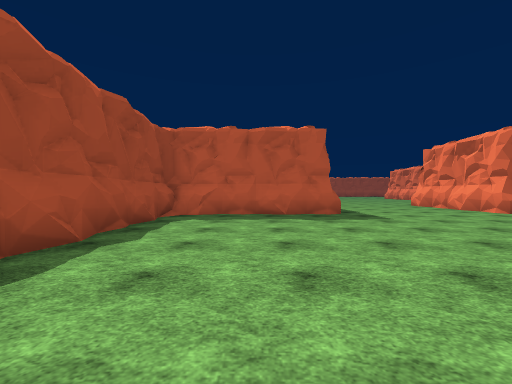
view 1 (above)

24 first-person views from a walk through a Unity game level. The camera is 1.3 m above the floor, looks level and sees 90° across. The floor is counted in squares, 2 m on a side. Each view is taken from the middle of a square. On the plan, view 1 faces up. The plan holds only what a view shows up to about 9 squares ahead; the rest is blank. The place goes on beyond the plan. The player is left out. Some surface patterns are stand-ins.

view 2
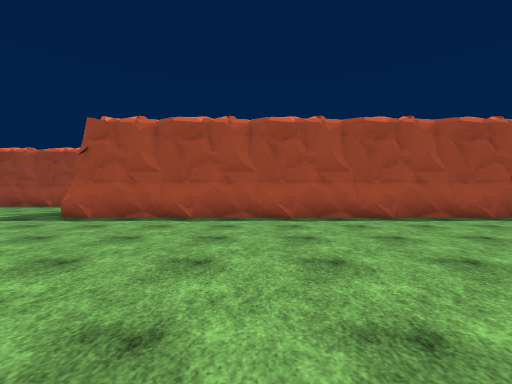

view 3
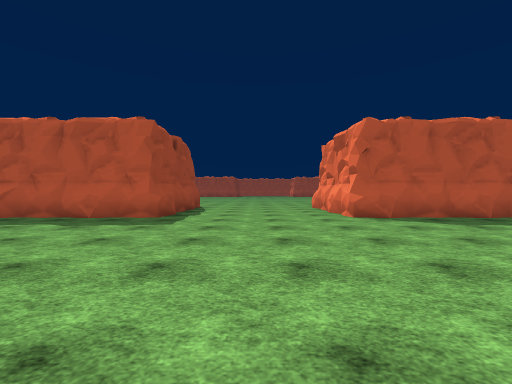

view 4
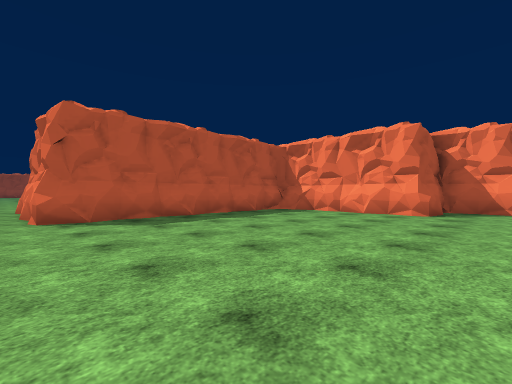

view 5
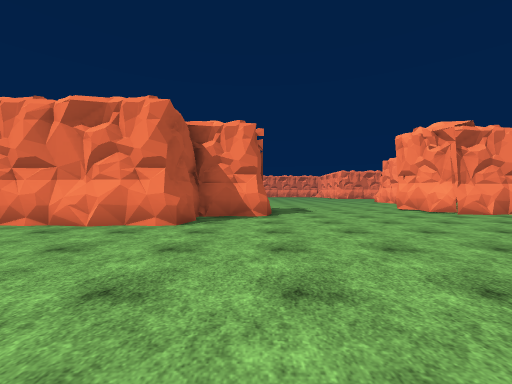

view 6
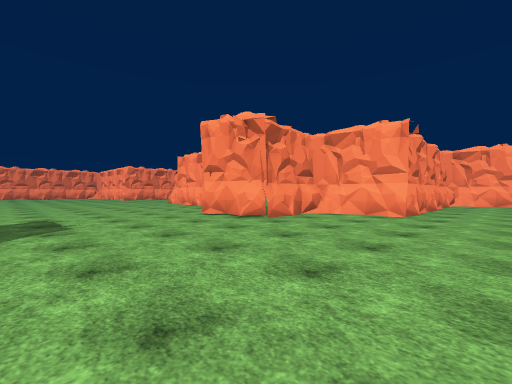

view 7
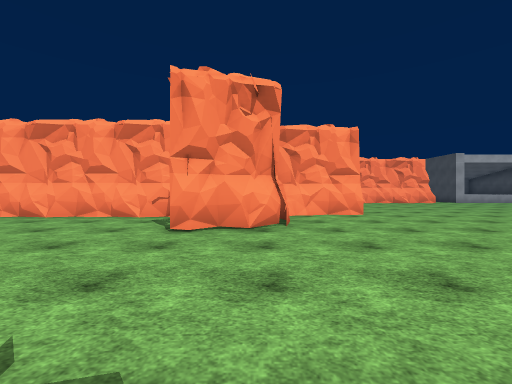

view 8
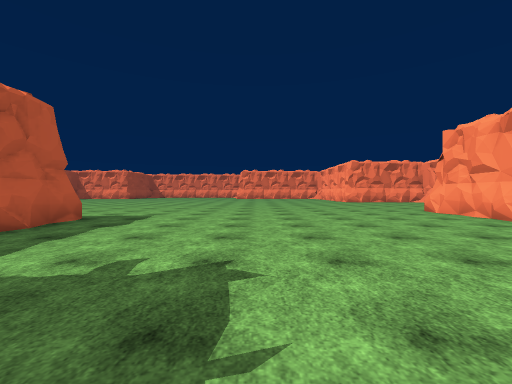

view 9
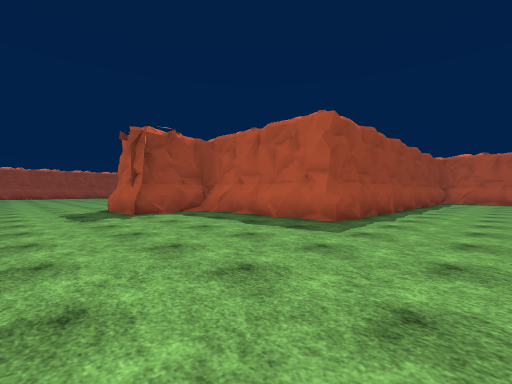

view 10
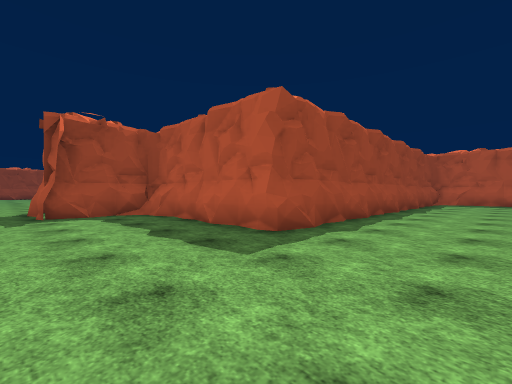

view 11
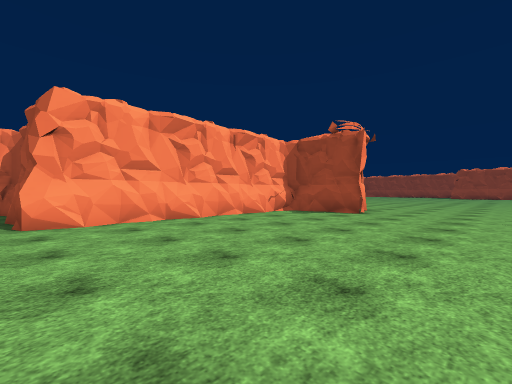

view 12
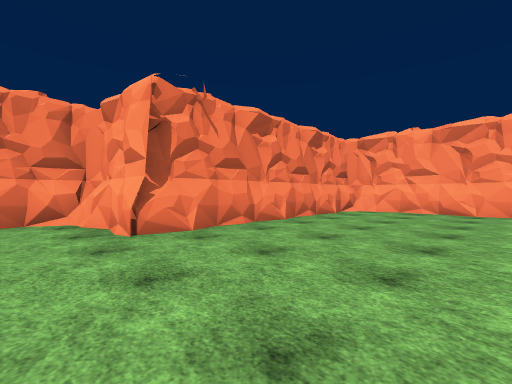

view 13
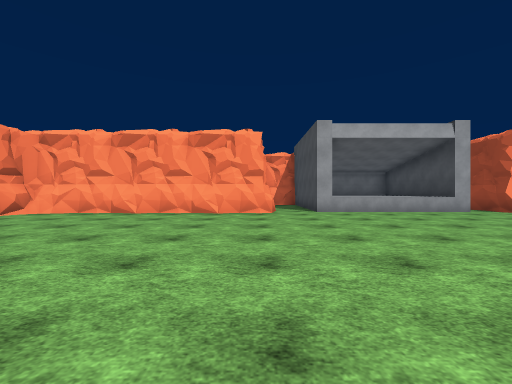

view 14
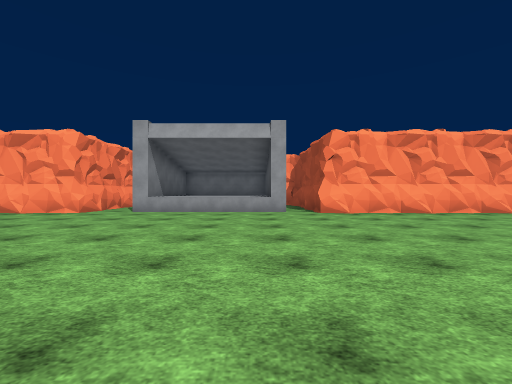

view 15
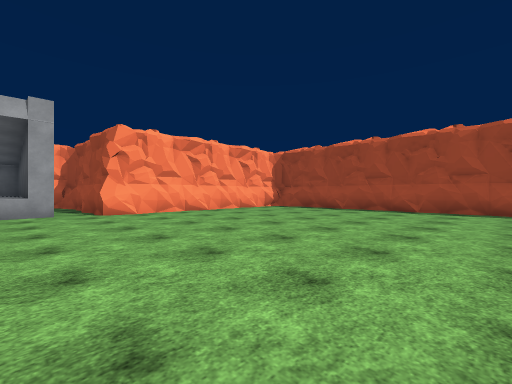

view 16
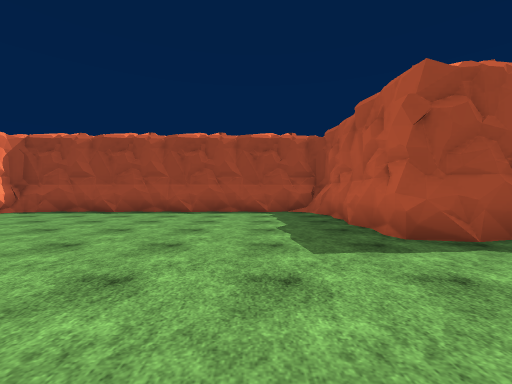

view 17
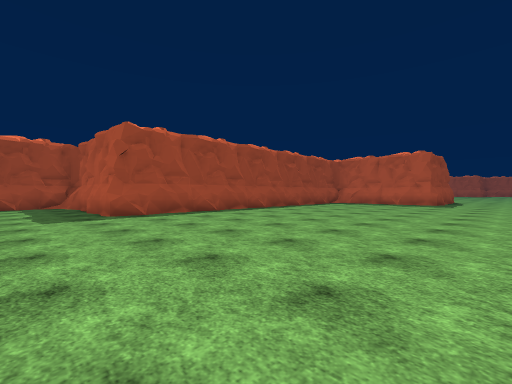

view 18
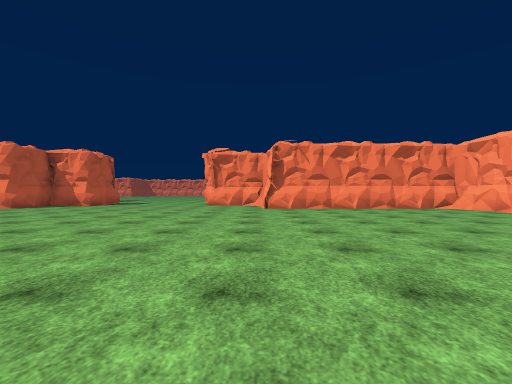

view 19
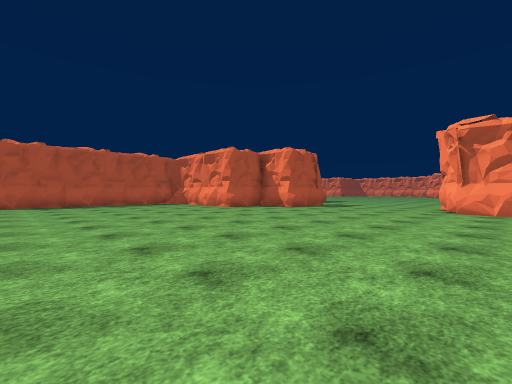

view 20
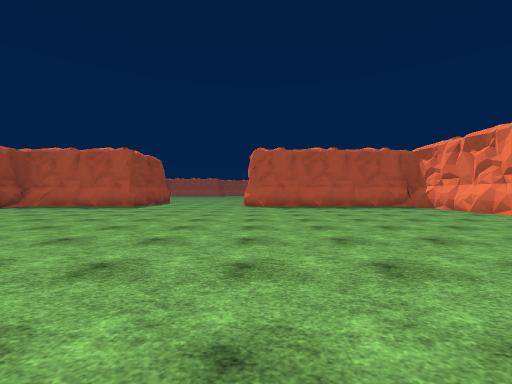

view 21
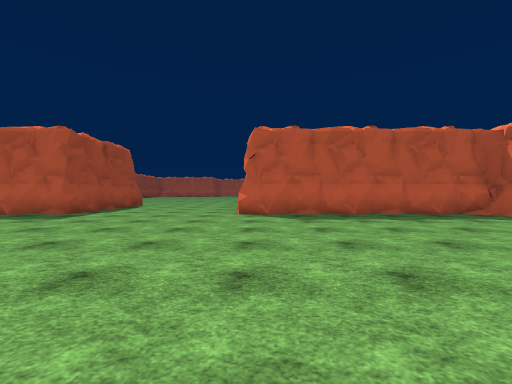

view 22
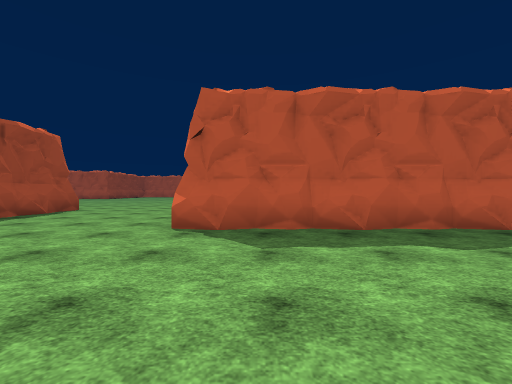

view 23
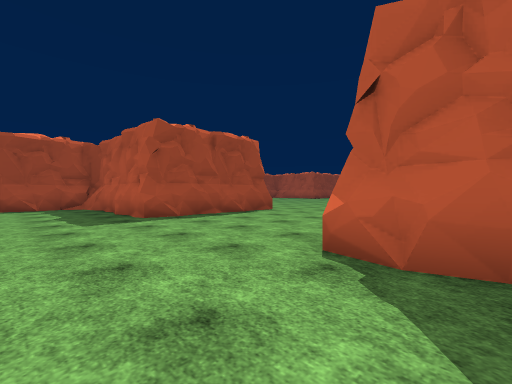

view 24
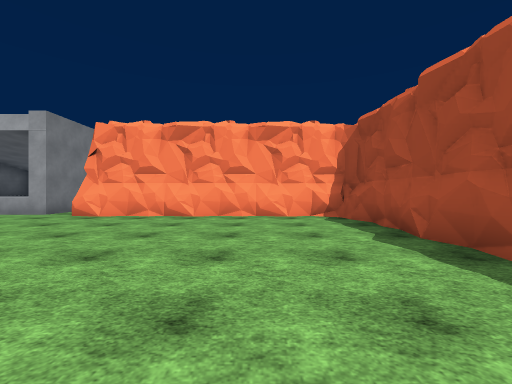

### Floor plan
Key: @ floor where view 1 was taken; # wall or solid block; . floor; ^ raised ledge; O other object.
Columns run from 8 left of view 1 to 27 right of it. Each row starts with its distance up from view 1.
 11           O.....O                 ..
 10           #.....#               #...
  9          ##.....##              O...
  8      #####O.....O###O###        #...
  7      #O................O        O...
  6      #.................#        #...
  5      #.................#        #...
  4      #.................##     # O...
  3      O.................O## OOOOOO...
  2      O...................###........
  1      #...................O##........
  0      #..@...........................
 -1      #..............................
 -2      O..............................
 -3      #........ .....................
 -4      #........  ...........O........
 -5 #OO#OO........ ...........O#........
 -6 #.........................##........
 -7 #........................O# O##O##OO
 -8 O...........  .........O###        O
 -9 #............ .........##          O
-10 #......................#           O
-11 #......................O           O
-12 O......................#           O
-13 #......................O
-14 #......................#
-15 #O###O##O.......O###O###
-16        ###^^^^#.##
-17         ##^

Where each view was taken, in squares from view 1:
view 1: 0 up, 0 right, facing up
view 2: 0 up, 4 right, facing left
view 3: 1 up, 5 right, facing up
view 4: 1 up, 7 right, facing up-right
view 5: 1 up, 10 right, facing right
view 6: 0 up, 13 right, facing down-right
view 7: 0 up, 18 right, facing down
view 8: 1 down, 18 right, facing right
view 9: 2 down, 27 right, facing up-left
view 10: 0 up, 27 right, facing up-left
view 11: 1 down, 27 right, facing down-left
view 12: 6 down, 11 right, facing down-right
view 13: 7 down, 8 right, facing down
view 14: 7 down, 2 right, facing down
view 15: 7 down, 2 right, facing down-left
view 16: 7 down, 1 right, facing left
view 17: 7 down, 5 right, facing up-left
view 18: 7 down, 5 right, facing right
view 19: 6 down, 8 right, facing up-right
view 20: 4 down, 8 right, facing up
view 21: 0 up, 8 right, facing up
view 22: 3 up, 9 right, facing up
view 23: 5 up, 9 right, facing up-left
view 24: 8 down, 5 left, facing down
